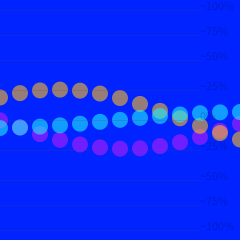
Frame 1 (no input)
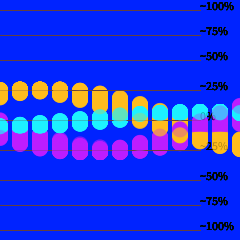
Frame 60 (the mouse pressed at the canvas centre just before this capture)
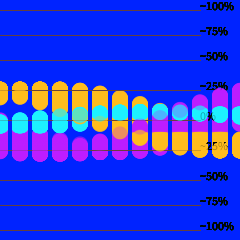
Frame 120 (the mouse held since frame 60 and released just before this capture)

The Processing sketch that drew these frames (run headless with seeded random() and noise(); from frame 60 on, the mouse is pressed at the canvas centre):

// Processing sketch: processing_106258
// ── processing_106258.pde

//initalize
float hours;
float mins;
float seconds;
int hoursC;
int minsC;
int secondsC;

float theta = 0.0;

float theta2 = 1;

void setup() {
  //define color mode and size and set colors to randome
  colorMode(HSB);
  size(240,240);
  //set background color in setup... no redraw to give overlap effect
   background(int(random(255)),255,255);
   hoursC=int(random(255));
     minsC=int(random(255));
   secondsC=int(random(255));
}

void draw() {
  //map time to width
  noStroke();
  
  hours =map(hour(),0,24,0,width);
  mins =map(minute(),0,60,0,width);
  seconds =map(second(),0,60,0,width);

  //add angle for cos
  theta=theta+.01;

  float x = theta;
  
  //figured I did not need this
  float xx = theta2;
  
 
  
  //create sin wave for seconds
  fill(200,225,255,150);
  //draw 40 circles in wave form
  for (int i = 0; i <= 40; i++) {
    //set height to time
    float y = sin(x)*seconds/2.5;
    ellipse(i*20,y + height/2,16,16);
    x += .25;
  }
  
    fill(30,225,255,150);
 //create sin wave for mins
   for (int i = 0; i <= 40; i++) {
    float y = sin (x)*mins/2.5;
    ellipse(i*20,y + height/2,16,16);
    x += .25;
  }
    fill(130,225,255,150);
 //create sin wave for hours
   for (int i = 0; i <= 40; i++) {
     //set height of wave to hours
    float y = sin (x)*hours/2.5;
    ellipse(i*20,y + height/2,16,16);
    x += .25;
  }
  
  //write % of time
  stroke(5,100,100,50);
  fill(100,0,0,50);
   line (0,10,200,10);
   text ("~100%",200,10);
   line (0,height/8+5,200,height/8+5);
   text ("~75%",200,height/8+5);
   
   line (0,height/4,200,height/4);
   text ("~50%",200,height/4);
   
   
  line (0,(height/2)-(height/4)/2,200,(height/2)-(height/4)/2);
   text ("~25%",200,(height/2)-(height/4)/2);
   
   line (0,height/2,200,height/2);
   text ("0%",200,height/2);
   
   
   line (0,(height/2)+(height/4)/2,200,(height/2)+(height/4)/2);
   text ("~25%",200,(height/2)+(height/4)/2);
   
   
   line (0,height-height/4,200,height-height/4);
   text ("~50%",200,height-height/4);
   
      line (0,height-height/8-5,200,height-height/8-5);
   text ("~75%",200,height-height/8-5);
    line (0,height-10,200,height-10);
    text ("~100%",200,height-10);
  
  
  

  
}
